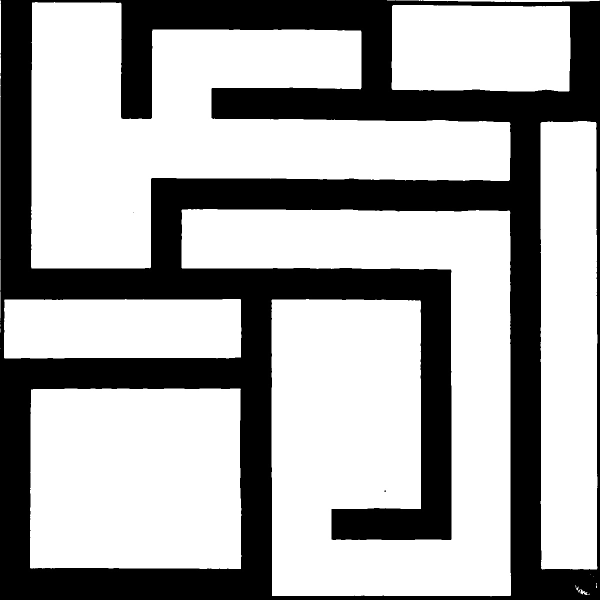
#> input picture maze_images_processing/output/cropped.jpg, 1200 x 1200 px (shown at 1/2 size)
$ python main.py   (Python 2 division)   (older library calls are emulated)
#> lines starting #> are read from the running program, lines starting #| are printed output that depends on the picture; after the words box and inside, x2 and y2 are one past the last pixel; in counts of white or black regions, pixels touching at a corner belong together
### maze_images_processing/invert.py
from PIL import Image
import PIL.ImageOps

image = Image.open('output/cropped.jpg')
#> image is the input picture: PIL image 1200x1200 L; min 0, max 255, mean 168.4

inverted_image = PIL.ImageOps.invert(image)

inverted_image.save('output/cropped-inv.jpg')

### maze_images_processing/overlay.py
from PIL import Image


background = Image.open("output/cropped-inv.jpg")
foreground = Image.open("input/overlay.png")
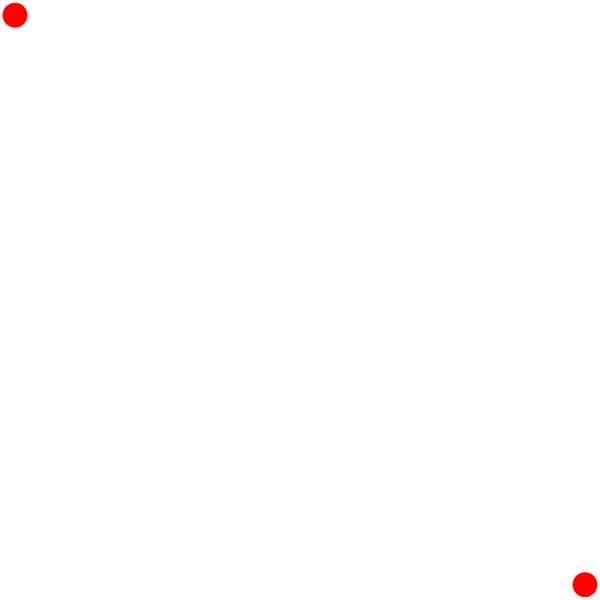
#> input picture maze_images_processing/input/overlay.png, 1200 x 1200 px (shown at 1/2 size)
#> foreground is the input picture: PIL image 1200x1200 RGBA; mean R, G, B, A 255, 254, 254, 0.7

background = background.convert("RGBA")
#> background: PIL image 1200x1200 RGBA
foreground = foreground.convert("RGBA")

background.paste(foreground, (0, 0), foreground)

background.save('output/final.jpg')

### maze_images_processing/preprocessing_image.py

# import the necessary packages
import numpy as np
from skimage import exposure
import argparse
import glob
import cv2
import imutils
from PIL import Image
import PIL.ImageOps

def auto_canny(image, sigma=0.33):
	# compute the median of the single channel pixel intensities
	v = np.median(image)

	# apply automatic Canny edge detection using the computed median
	lower = int(max(0, (1.0 - sigma) * v))
	upper = int(min(255, (1.0 + sigma) * v))
	edged = cv2.Canny(image, lower, upper)

	# return the edged image
	return edged

# load the image, convert it to grayscale, and blur it slightly
image = cv2.imread("input/image_0009.jpg")
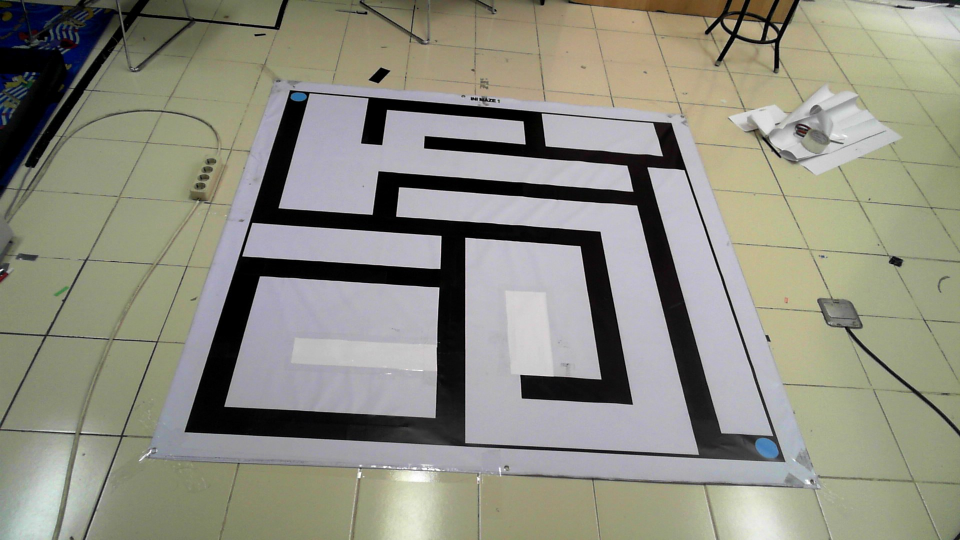
#> input picture maze_images_processing/input/image_0009.jpg, 1920 x 1080 px (shown at 1/2 size)
#> image is the input picture: shape (1080, 1920, 3); mean B, G, R 128.7, 141.3, 141.7
original_ratio = image.shape[0] / 600.0
orig = image.copy()
image = imutils.resize(image, height = 600)
#> image: shape (600, 1066, 3)

#PROCESS
gray = cv2.cvtColor(image, cv2.COLOR_BGR2GRAY)
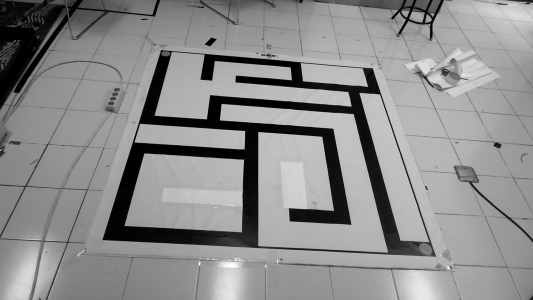
#> gray: shape (600, 1066) (shown at 1/2 size); min 0, max 255, mean 140
blurred = cv2.GaussianBlur(gray, (3, 3), 0)

	# apply Canny edge detection using a wide threshold, tight
	# threshold, and automatically determined threshold
	#wide = cv2.Canny(blurred, 10, 200)
	#tight = cv2.Canny(blurred, 225, 250)
autoedge = auto_canny(blurred)
#> in auto_canny, `v = np.median(image)`: v = 154
#> in auto_canny, `lower = int(max(0, (1.0 - sigma) * v))`: lower = 103
#> in auto_canny, `upper = int(min(255, (1.0 + sigma) * v))`: upper = 204
#> in auto_canny, `edged = cv2.Canny(image, lower, upper)`:
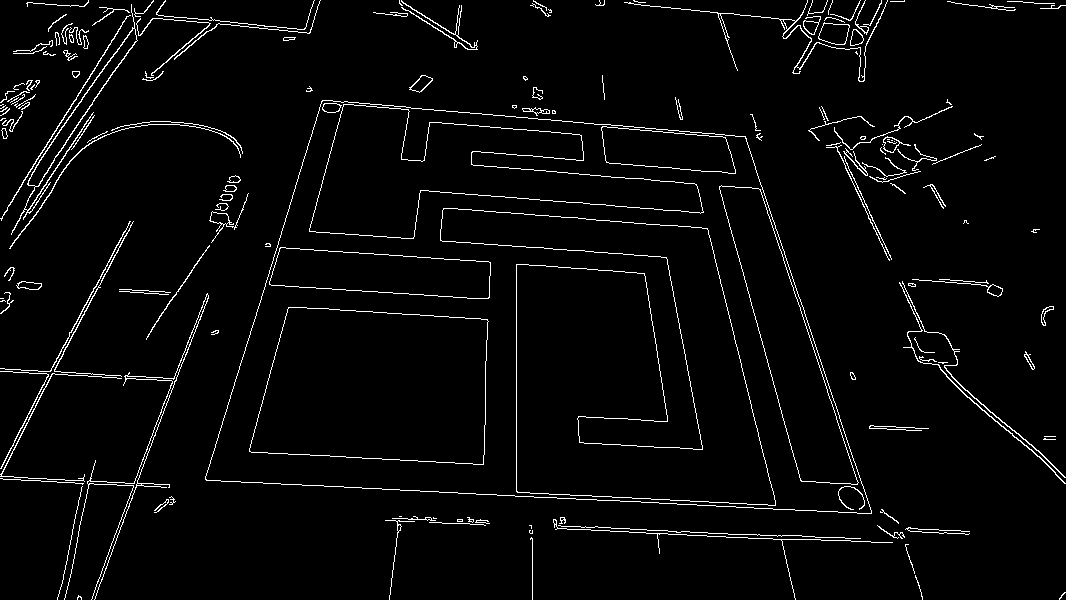
#> edged: shape (600, 1066); 3.2% white in thin lines or dots
	#break

# find contours in the edged image, keep only the largest
# ones, and initialize our screen contour
(cnts, _) = cv2.findContours(autoedge.copy(), cv2.RETR_TREE, cv2.CHAIN_APPROX_SIMPLE)
#> cnts = 222 contours, 140 with area under 20; largest, box (x1, y1, x2, y2) and area: (205, 100, 872, 514) 206124, (205, 100, 872, 514) 206118, (440, 208, 776, 506) 54674, (440, 208, 776, 506) 54668, (249, 307, 489, 465) 31755
cnts = sorted(cnts, key = cv2.contourArea, reverse = True)[:10]
#> cnts = 10 contours; largest, box (x1, y1, x2, y2) and area: (205, 100, 872, 514) 206124, (205, 100, 872, 514) 206118, (440, 208, 776, 506) 54674, (440, 208, 776, 506) 54668, (249, 307, 489, 465) 31755
screenCnt = None


# loop over our contours
for c in cnts:
	# approximate the contour
	peri = cv2.arcLength(c, True)
	approx = cv2.approxPolyDP(c, 0.02 * peri, True)

	# if our approximated contour has four points, then
	# we can assume that we have found our screen
	if len(approx) == 4:
		screenCnt = approx
		break
#> this loop made 1 pass
#> (peri, screenCnt) on pass 1: (1975.5, [[321, 101], [206, 480], [871, 513], [745, 136]])

# now that we have our screen contour, we need to determine
# the top-left, top-right, bottom-right, and bottom-left
# points so that we can later warp the image -- we'll start
# by reshaping our contour to be our finals and initializing
# our output rectangle in top-left, top-right, bottom-right,
# and bottom-left order
pts = screenCnt.reshape(4, 2)
#> pts = [[321, 101], [206, 480], [871, 513], [745, 136]]
rect = np.zeros((4, 2), dtype = "float32")

# the top-left point has the smallest sum whereas the
# bottom-right has the largest sum
s = pts.sum(axis = 1)
#> s = [422, 686, 1384, 881]
rect[0] = pts[np.argmin(s)]
rect[2] = pts[np.argmax(s)]

# compute the difference between the points -- the top-right
# will have the minumum difference and the bottom-left will
# have the maximum difference
diff = np.diff(pts, axis = 1)
#> diff = [-220, 274, -358, -609]
rect[1] = pts[np.argmin(diff)]
rect[3] = pts[np.argmax(diff)]

# multiply the rectangle by the original ratio
rect *= original_ratio

# now that we have our rectangle of points, let's compute
# the width of our new image
(tl, tr, br, bl) = rect
widthA = np.sqrt(((br[0] - bl[0]) ** 2) + ((br[1] - bl[1]) ** 2))
widthB = np.sqrt(((tr[0] - tl[0]) ** 2) + ((tr[1] - tl[1]) ** 2))

# ...and now for the height of our new image
heightA = np.sqrt(((tr[0] - br[0]) ** 2) + ((tr[1] - br[1]) ** 2))
heightB = np.sqrt(((tl[0] - bl[0]) ** 2) + ((tl[1] - bl[1]) ** 2))

# take the maximum of the width and height values to reach
# our final dimensions
maxWidth = max(int(widthA), int(widthB))
maxHeight = max(int(heightA), int(heightB))

# construct our destination points which will be used to
# map the screen to a top-down, "birds eye" view
dst = np.array([
	[0, 0],
	[maxWidth - 1, 0],
	[maxWidth - 1, maxHeight - 1],
	[0, maxHeight - 1]], dtype = "float32")

# calculate the perspective transform matrix and warp
# the perspective to grab the screen
M = cv2.getPerspectiveTransform(rect, dst)
warp = cv2.warpPerspective(orig, M, (maxWidth, maxHeight))
warp = cv2.resize(warp, (1200, 1200))
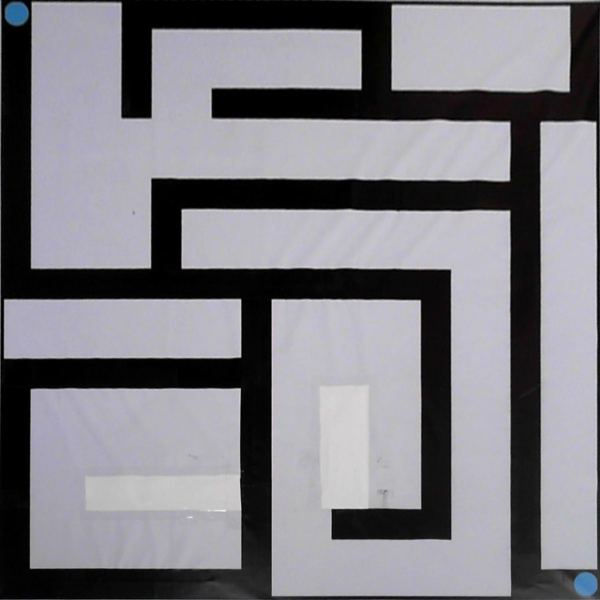
#> warp: shape (1200, 1200, 3) (shown at 1/2 size); mean B, G, R 131.2, 125, 126.1
warp = cv2.cvtColor(warp, cv2.COLOR_BGR2GRAY)
#> warp: shape (1200, 1200)
ret,binary = cv2.threshold(warp,127,255,cv2.THRESH_BINARY)


cv2.imwrite("output/cropped.jpg",binary)
# [25 lines of commented-out code are left out]

### maze_images_processing/process_image.py
#we're gonna take a 10 x 10 grid of squares
#obstacles are black squares
#objects defined by shape, size, color
#each square gets an x, y coordinate

#return list of occupied grids using computer vision
#find minimimum path between starting object and matching object using a star search


#openCV was created by Intel, maintained by willow garage, and is open source
#it does everything image related - segmentation, motion tracking, facial recogniton
import cv2
#scientific computing
import numpy as np
#for measuring time
import time
#image processing in python
#Compute the mean structural similarity index between two images.
from skimage.measure import compare_ssim as ssim #to compare 2 images
# it's the leading pathfinding algorithm
#used in games like Warcraft III.
#searching among all possible paths to the solution (goal) for the one that incurs the smallest
#cost (least distance travelled, shortest time, etc.), and among these paths it first considers
#the ones that appear to lead most quickly to the solution.
#we generate our possibilities and pick the one with the least projected cost.
#Once a possibility is generated and its cost is calculated,
#it stays in the list of possibilities until all the better nodes have been searched before it
import astarsearch
#helper class, will help us traverse the image from left to right for image prcoessing
import traversal


def main(image_filename):
	'''
	Returns:
	1 - List of tuples which is the coordinates for occupied grid.
	2 - Dictionary with information of path.
	'''
#> called with image_filename = 'output/final.jpg'

	occupied_grids = []		# List to store coordinates of occupied grid
	planned_path = {}		# Dictionary to store information regarding path planning

	# load the image and define the window width and height
	image = cv2.imread(image_filename)
#> image: shape (1200, 1200, 3)
	(winW, winH) = (60, 60)		# Size of individual cropped images

	obstacles = []			# List to store obstacles (black tiles)
	index = [1,1] #starting point
	#create blank image, initialized as a matrix of 0s the width and height
	blank_image = np.zeros((60,60,3), np.uint8)
	#create an array of 100 blank images
	list_images = [[blank_image for i in xrange(20)] for i in xrange(20)] 	#array of list of images
	#empty #matrix to represent the grids of individual cropped images
	maze = [[0 for i in xrange(20)] for i in xrange(20)]

	#traversal for each square
	for (x, y, window) in traversal.sliding_window(image, stepSize=60, windowSize=(winW, winH)):
		# if the window does not meet our desired window size, ignore it
		if window.shape[0] != winH or window.shape[1] != winW:
			continue

	#	print index, image is our iterator, it's where were at returns image matrix
		clone = image.copy()
		#format square for openCV
		cv2.rectangle(clone, (x, y), (x + winW, y + winH), (0, 255, 0), 2)
		crop_img = image[x:x + winW, y:y + winH] 				#crop the image
		list_images[index[0]-1][index[1]-1] = crop_img.copy()			#Add it to the array of images

		#we want to print occupied grids, need to check if white or not
		average_color_per_row = np.average(crop_img, axis=0)
		average_color = np.average(average_color_per_row, axis=0)
		average_color = np.uint8(average_color)					#Average color of the grids

		#iterate through color matrix,
		if (any(i <= 176 for i in average_color)):				#Check if grids are colored
			maze[index[1]-1][index[0]-1] = 1				#ie not majorly white
			occupied_grids.append(tuple(index))				#These grids are termed as occupied_grids

		if (any(i <= 43 for i in average_color)):				#Check if grids are black in color
	#		print ("black obstacles")
			obstacles.append(tuple(index))					#add to obstacles list

		# [8 lines of commented-out code are left out]
		index[1] = index[1] + 1
		if(index[1]>20):
			index[0] = index[0] + 1
			index[1] = 1
#> this loop made 400 passes
#> (x, y, average_color) on passes 1 to 3: (0, 0, [108, 108, 246]), (60, 0, [246, 246, 246]), (120, 0, [248, 248, 248])
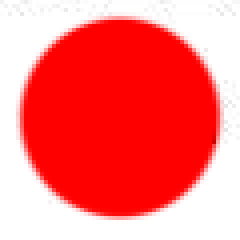
#> crop_img: shape (60, 60, 3) (shown 4 times larger); mean B, G, R 116.6, 116.6, 254.6
#> after the loop, index = [21, 1]; list_images = 20 items; maze = 20 items; obstacles = 268 pairs, first value 1 to 20, second value 1 to 20; occupied_grids = 273 pairs, first value 1 to 20, second value 1 to 20


	#get object list
	list_colored_grids = [i for i in occupied_grids if i not in obstacles]	#Grids with objects (not black obstacles)
#> list_colored_grids = [(1, 1), (1, 12), (10, 20), (14, 1), (20, 20)]


	#Compare each image in the list of objects with every other image in the same list
	#Most similar images return a ssim score of > 0.9
	#Find the min path from the startimage to this similar image u=by calling astar function

	for startimage in list_colored_grids:
		key_startimage = startimage
		#start image
		img1 = list_images[startimage[0]-1][startimage[1]-1]
		for grid in [i for i in list_colored_grids  if i != startimage]:
			#next image
			img = 	list_images[grid[0]-1][grid[1]-1]
			#convert to grayscale
			image = cv2.cvtColor(img1, cv2.COLOR_BGR2GRAY)
			image2 = cv2.cvtColor(img, cv2.COLOR_BGR2GRAY)
			#compare structural similarity
			s = ssim(image, image2)
			#if they are similar
			if s > 0.75:
				#perform a star search between both
				result = astarsearch.astar(maze,(startimage[0]-1,startimage[1]-1),(grid[0]-1,grid[1]-1))
	#			print result
				list2=[]
				for t in result:
					x,y = t[0],t[1]
					list2.append(tuple((x+1,y+1)))			#Contains min path + startimage + endimage
					result = list(list2[1:-1]) 			#Result contains the minimum path required


				if not result:						#If no path is found;
					planned_path[startimage] = list(["NO PATH",[], 0])
				planned_path[startimage] = list([str(grid),result,len(result)+1])


	# [10 lines of commented-out code are left out]

		print list
#> this loop made 5 passes
#> (printed output is left out)
#> image: shape (60, 60)
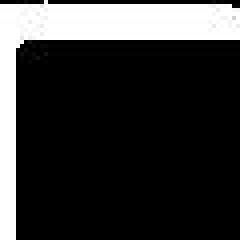
#> img: shape (60, 60, 3) (shown 4 times larger); min 0, max 255, mean 52.5
#> after the loop, planned_path = 2 items


	return occupied_grids, planned_path


# [9 lines that do not run on import are left out]

### maze_images_processing/astarsearch.py
# -*- coding: utf-8 -*-

#A* Search algorithm implementation to find the minimum path between 2 points
def astar(m,startp,endp):
    w,h = 20,20     # 10x10(blocks) is the dimension of the input images
    sx,sy = startp  #Start Point
    ex,ey = endp    #End Point
    #[parent node, x, y, g, f]
    node = [None,sx,sy,0,abs(ex-sx)+abs(ey-sy)]
    closeList = [node]
    createdList = {}
    createdList[sy*w+sx] = node
    k=0
    while(closeList):
        node = closeList.pop(0)
        x = node[1]
        y = node[2]
        l = node[3]+1
        k+=1
        #find neighbours
        if k!=0:
            neighbours = ((x,y+1),(x,y-1),(x+1,y),(x-1,y))
        else:
            neighbours = ((x+1,y),(x-1,y),(x,y+1),(x,y-1))
        for nx,ny in neighbours:
            if nx==ex and ny==ey:
                path = [(ex,ey)]
                while node:
                    path.append((node[1],node[2]))
                    node = node[0]
                return list(reversed(path))
            if 0<=nx<w and 0<=ny<h and m[ny][nx]==0:
                if ny*w+nx not in createdList:
                    nn = (node,nx,ny,l,l+abs(nx-ex)+abs(ny-ey))
                    createdList[ny*w+nx] = nn
                    #adding to closelist ,using binary heap
                    nni = len(closeList)
                    closeList.append(nn)
                    while nni:
                        i = (nni-1)>>1
                        if closeList[i][4]>nn[4]:
                            closeList[i],closeList[nni] = nn,closeList[i]
                            nni = i
                        else:
                            break
    return []

### maze_images_processing/traversal.py
# -*- coding: utf-8 -*-

#Traversing through the image to perform image processing

def sliding_window(image, stepSize, windowSize):
	# slide a window across the image
	for y in xrange(0, image.shape[0], stepSize):
		for x in xrange(0, image.shape[1], stepSize):
			# yield the current window
			yield (x, y, image[y:y + windowSize[1], x:x + windowSize[0]])

### maze_images_processing/main.py
import invert
import overlay
import preprocessing_image
import process_image

from datetime import datetime

# -------------------- Start Time --------------------

start_time = datetime.now()

# -------------------- Process Image --------------------

# Proses gambar dan cari bagian yang tidak bisa dilewati dan rencanakan jalur untuk dilewati

occupied_grids, planned_path = process_image.main('output/final.jpg')
#> planned_path = 2 items

# -------------------- Maze --------------------

print '\n========== Maze ==========\n'

# Tentukan ukuran maze yang diperlukan.

column_count = 0;
row_count = 0;

for occupied_grid in occupied_grids:
    if (column_count < occupied_grid[0]):
        column_count = occupied_grid[0]

    if (row_count < occupied_grid[1]):
        row_count = occupied_grid[1]
#> this loop made 273 passes
#> (occupied_grid, row_count) on passes 1, 2, 3, 15: ((1, 1), 1), ((1, 11), 11), ((1, 12), 12), ((2, 14), 14)
#> after the loop, column_count = 20; row_count = 20

# Buat maze.

maze = [[' ' for x in xrange(row_count)] for y in xrange(column_count)]
#> maze = 20 items

# Isi bagian di maze yang tidak bisa dilewati.

for occupied_grid in occupied_grids:
    maze[occupied_grid[1] - 1][occupied_grid[0] - 1] = 'X'
#> this loop made 273 passes
#> occupied_grid on passes 1 to 3: (1, 1), (1, 11), (1, 12)

# Isi awal dan akhir.

end_point = (20, 20)
start_point = (1, 1)

maze[end_point[1] - 1][end_point[0] - 1] = 'O'
maze[start_point[1] - 1][start_point[0] - 1] = 'O'

# Tampilkan maze.

for row in maze:
    print ''.join(row[column] for column in xrange(row_count))
#> this loop made 20 passes
#| OXXX         XXXXXX
#|  XXX XXXXXXX XXXXXX
#> (further printed lines are left out)

# -------------------- Normal Step --------------------

print '\n========== Normal Step ==========\n'

previous_direction = 'Down'
previous_step = None

for step in planned_path.get(start_point)[1]:
    if (previous_step != None):
        if (previous_step[0] != step[0]):
            if (previous_step[0] < step[0]):
                if (previous_direction is 'Down'):
                    print 'Kiri'
                elif (previous_direction is 'Right'):
                    print 'Lurus'
                elif (previous_direction is 'Up'):
                    print 'Kanan'

                previous_direction = 'Right'
            else:
                if (previous_direction is 'Down'):
                    print 'Kanan'
                elif (previous_direction is 'Left'):
                    print 'Lurus'
                elif (previous_direction is 'Up'):
                    print 'Kiri'

                previous_direction = 'Left'
        else:
            if (previous_step[1] < step[1]):
                if (previous_direction is 'Down'):
                    print 'Lurus'
                elif (previous_direction is 'Left'):
                    print 'Kiri'
                elif (previous_direction is 'Right'):
                    print 'Kanan'

                previous_direction = 'Down'
            else:
                if (previous_direction is 'Left'):
                    print 'Kanan'
                elif (previous_direction is 'Right'):
                    print 'Kiri'
                elif (previous_direction is 'Up'):
                    print 'Lurus'

                previous_direction = 'Up'

    previous_step = step;
#> this loop made 43 passes
#> (previous_direction, previous_step) on passes 2 to 5: ('Down', (1, 3)), ('Down', (1, 4)), ('Down', (1, 5)), ('Down', (1, 6))
#> (printed output is left out)

# -------------------- Simplified Step --------------------

print '\n========== Simplified Step ==========\n'

previous_direction = 'Down'
previous_possible_count = 0
previous_step = None;

for step in planned_path.get(start_point)[1]:
    if (previous_possible_count > 2):
        if (previous_step[0] != step[0]):
            if (previous_step[0] < step[0]):
                if (previous_direction is 'Down'):
                    print 'Kiri'
                elif (previous_direction is 'Right'):
                    print 'Lurus'
                elif (previous_direction is 'Up'):
                    print 'Kanan'
            else:
                if (previous_direction is 'Down'):
                    print 'Kanan'
                elif (previous_direction is 'Left'):
                    print 'Lurus'
                elif (previous_direction is 'Up'):
                    print 'Kiri'
        else:
            if (previous_step[1] < step[1]):
                if (previous_direction is 'Down'):
                    print 'Lurus'
                elif (previous_direction is 'Left'):
                    print 'Kiri'
                elif (previous_direction is 'Right'):
                    print 'Kanan'
            else:
                if (previous_direction is 'Left'):
                    print 'Kanan'
                elif (previous_direction is 'Right'):
                    print 'Kiri'
                elif (previous_direction is 'Up'):
                    print 'Lurus'

    if (previous_step != None):
        if (previous_step[0] != step[0]):
            if (previous_step[0] < step[0]):
                previous_direction = 'Right'
            else:
                previous_direction = 'Left'
        else:
            if (previous_step[1] < step[1]):
                previous_direction = 'Down'
            else:
                previous_direction = 'Up'

    previous_possible_count = 0

    if (step[1] - 2 >= 0 and maze[step[1] - 2][step[0] - 1] != 'X'):
        previous_possible_count += 1

    if (step[0] - 2 >= 0 and maze[step[1] - 1][step[0] - 2] != 'X'):
        previous_possible_count += 1

    if (step[0] < row_count and maze[step[1] - 1][step[0]] != 'X'):
        previous_possible_count += 1

    if (step[1] < column_count and maze[step[1]][step[0] - 1] != 'X'):
        previous_possible_count += 1

    previous_step = step;
#> this loop made 43 passes
#> (previous_direction, previous_possible_count, previous_step) on passes 2 to 5: ('Down', 2, (1, 3)), ('Down', 2, (1, 4)), ('Down', 2, (1, 5)), ('Down', 2, (1, 6))
#> (printed output is left out)

# -------------------- Stop Time --------------------

end_time = datetime.now()

print '\nDuration: {}'.format(end_time - start_time)
